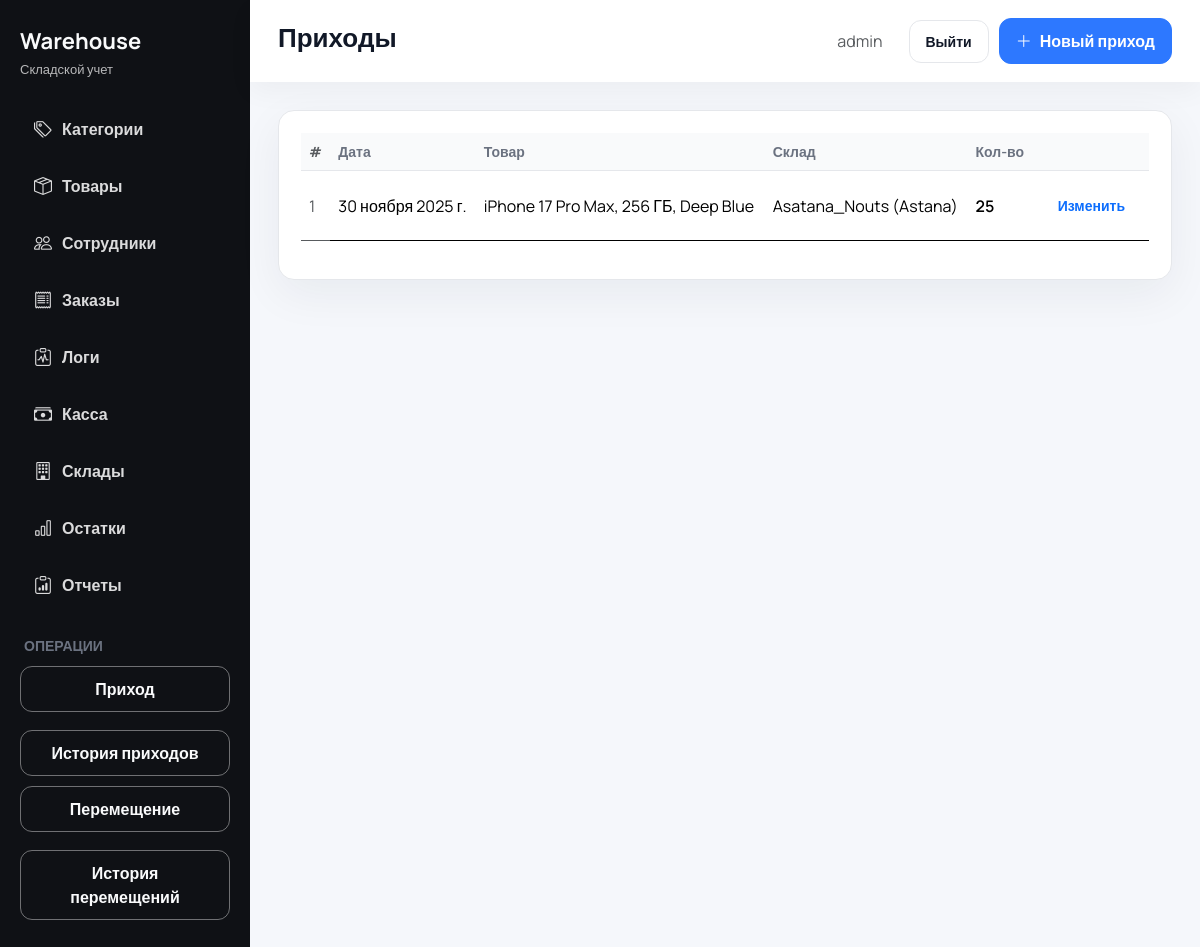
/incoming/ (signed in), run on an earlier commit of the app's database.
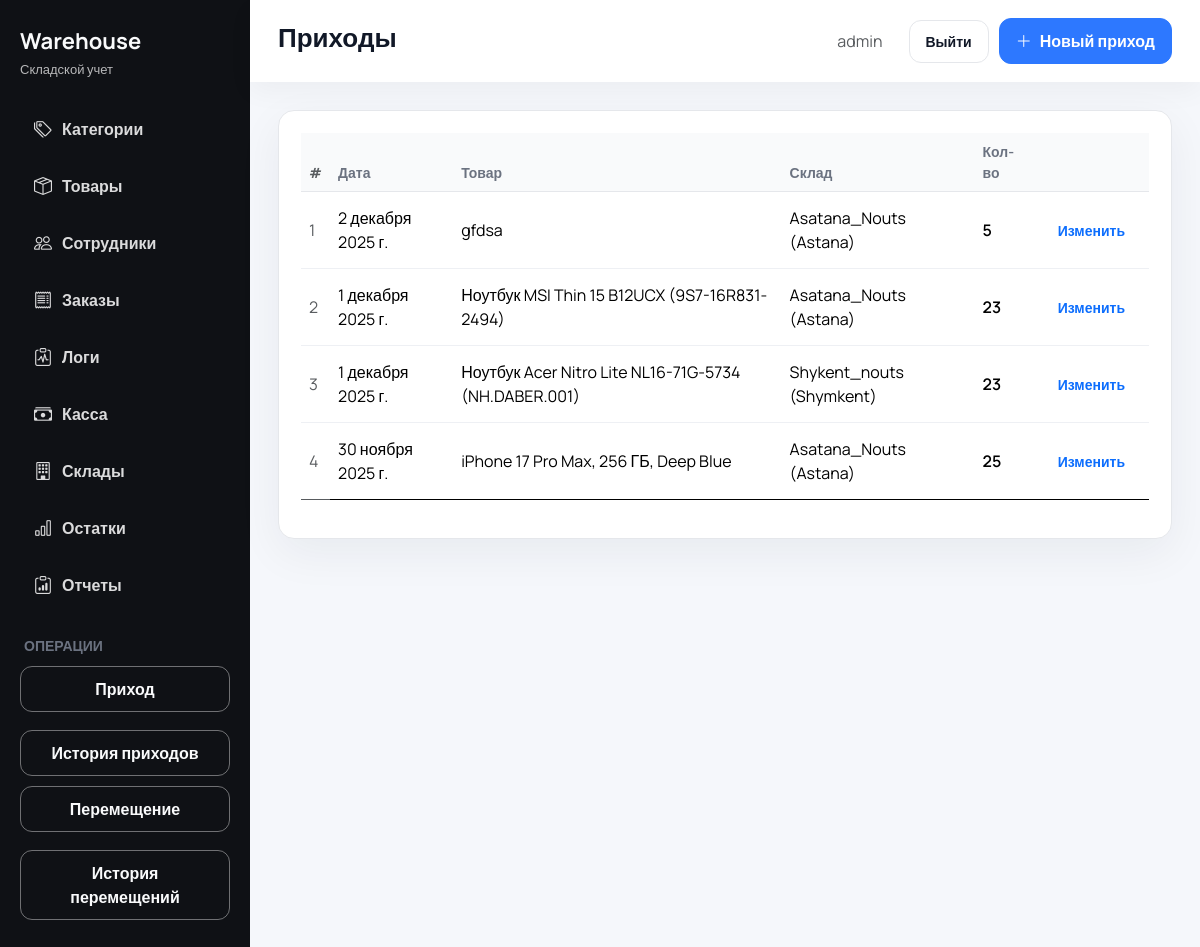
And on a later commit of the database.
### inventory/models.py (models this page shows, shortened)
class Incoming(models.Model):
    product = models.ForeignKey(
        Product, on_delete=models.PROTECT, related_name="incoming"
    )
    warehouse = models.ForeignKey(
        Warehouse, on_delete=models.CASCADE, related_name="incoming"
    )
    quantity = models.PositiveIntegerField()
    date = models.DateField(default=timezone.now, db_index=True)
    class Meta:
        ordering = ("-date",)
        verbose_name = "Поступление"
        verbose_name_plural = "Поступления"

class Product(models.Model):
    name = models.CharField(max_length=255)
    category = models.ForeignKey(
        Category, on_delete=models.PROTECT, related_name="products"
    )
    purchase_price = models.DecimalField(max_digits=12, decimal_places=2)
    selling_price = models.DecimalField(max_digits=12, decimal_places=2)
    photo = models.ImageField(upload_to="products/", blank=True, null=True)
    class Meta:
        ordering = ("name",)
        unique_together = ("name", "category")
        verbose_name = "Товар"
        verbose_name_plural = "Товары"
    def __str__(self) -> str:
        return self.name

class Warehouse(models.Model):
    code = models.CharField(
        max_length=20,
        unique=True,
        default=generate_warehouse_code,
        editable=False,
    )
    name = models.CharField(max_length=150, unique=True)
    location = models.CharField(max_length=255)
    created_at = models.DateTimeField(auto_now_add=True)
    class Meta:
        ordering = ("name",)
        verbose_name = "Склад"
        verbose_name_plural = "Склады"
    def __str__(self) -> str:
        return f"{self.name} ({self.location})"

### inventory/views.py (the view)
# urls.py: path("incoming/", views.incoming_list, name="incoming_list"),
def incoming_list(request):
    if not request.user.is_authenticated:
        return redirect("inventory:login")
    _require_access(request.user, "incoming")
    records = Incoming.objects.select_related("product", "warehouse").order_by("-date", "-id")
    return render(request, "inventory/incoming_list.html", {"records": records})

### inventory/context_processors.py (called while the page is built)
def accessible_sections(request) -> dict[str, set[str]]:
    slugs: Set[str] = set()
    user = getattr(request, "user", None)
    if user and user.is_authenticated:
        if user.is_superuser:
            slugs = {
                "categories",
                "products",
                "warehouses",
                "employees",
                "stocks",
                "operations",
                "reports",
                "incoming",
                "movements",
                "sales",
                "orders",
                "logs",
            }
        else:
            employee = getattr(user, "employee_profile", None)
            if employee:
                slugs = set(employee.access_sections.values_list("slug", flat=True))
    return {"accessible_sections": slugs}

### inventory/views.py (called while the page is built)
def _require_access(user, slug: str):
    if getattr(user, "is_superuser", False):
        return
    employee = getattr(user, "employee_profile", None)
    if not employee:
        raise PermissionDenied("Недостаточно прав.")
    if not employee.access_sections.filter(slug=slug).exists():
        raise PermissionDenied("Недостаточно прав.")

### inventory/templates/inventory/incoming_list.html (shortened to what this page needs)
{% extends "inventory/base.html" %}
{% block page_title %}Приходы{% endblock %}
{% block header_actions %}
    <a href="{% url 'inventory:incoming_add' %}" class="btn btn-primary btn-icon"><i class="bi bi-plus-lg"></i> Новый приход</a>
{% endblock %}
{% block content %}
<div class="card">
    <div class="card-body">
        <div class="table-responsive">
            <table class="table table-modern align-middle">
                <thead>
                <tr>
                    <th class="text-muted">#</th>
                    <th>Дата</th>
                    <th>Товар</th>
                    <th>Склад</th>
                    <th>Кол-во</th>
                    <th></th>
                </tr>
                </thead>
                <tbody>
                {% for item in records %}
                    <tr>
                        <td class="text-muted">{{ forloop.counter }}</td>
                        <td>{{ item.date }}</td>
                        <td>{{ item.product }}</td>
                        <td>{{ item.warehouse }}</td>
                        <td class="fw-semibold">{{ item.quantity }}</td>
                        <td class="text-end">
                            <a class="btn btn-sm btn-outline-primary" href="{% url 'inventory:incoming_edit' item.pk %}">Изменить</a>
                        </td>
                    </tr>
                {% empty %}
                    <tr>
                        <td colspan="6" class="text-center text-muted py-4">Приходов нет</td>
                    </tr>
                {% endfor %}
                </tbody>
            </table>
        </div>
    </div>
 </div>
{% endblock %}

What changed in the data, as far as the page shows it:
added Incoming: date "2 декабря 2025 г.", product "gfdsa", warehouse "Asatana_Nouts (Astana)", quantity "5"
added Incoming: date "1 декабря 2025 г.", product "Ноутбук MSI Thin 15 B12UCX (9S7-16R831-2494)", warehouse "Asatana_Nouts (Astana)", quantity "23"
added Incoming: date "1 декабря 2025 г.", product "Ноутбук Acer Nitro Lite NL16-71G-5734 (NH.DABER.001)", warehouse "Shykent_nouts (Shymkent)", quantity "23"
